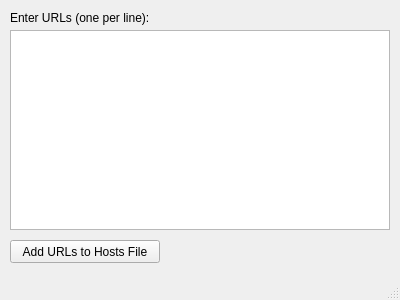
<?xml version="1.0" encoding="UTF-8"?>
<ui version="4.0">
 <class>HostsBlocker</class>
 <widget class="QMainWindow" name="HostsBlocker">
  <property name="geometry">
   <rect>
    <x>0</x>
    <y>0</y>
    <width>400</width>
    <height>300</height>
   </rect>
  </property>
  <property name="windowTitle">
   <string>Add URLs to Hosts File</string>
  </property>
  <widget class="QWidget" name="centralwidget">
   <widget class="QLabel" name="urlLabel">
    <property name="geometry">
     <rect>
      <x>10</x>
      <y>10</y>
      <width>151</width>
      <height>16</height>
     </rect>
    </property>
    <property name="text">
     <string>Enter URLs (one per line):</string>
    </property>
   </widget>
   <widget class="QPlainTextEdit" name="urlInput">
    <property name="geometry">
     <rect>
      <x>10</x>
      <y>30</y>
      <width>380</width>
      <height>200</height>
     </rect>
    </property>
   </widget>
   <widget class="QPushButton" name="addUrlsButton">
    <property name="geometry">
     <rect>
      <x>10</x>
      <y>240</y>
      <width>150</width>
      <height>23</height>
     </rect>
    </property>
    <property name="text">
     <string>Add URLs to Hosts File</string>
    </property>
   </widget>
  </widget>
  <widget class="QMenuBar" name="menubar">
   <property name="geometry">
    <rect>
     <x>0</x>
     <y>0</y>
     <width>400</width>
     <height>21</height>
    </rect>
   </property>
  </widget>
  <widget class="QStatusBar" name="statusbar"/>
 </widget>
 <layoutdefault spacing="6" margin="11"/>
 <resources/>
</ui>
